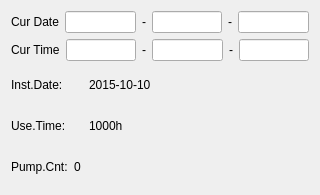
<?xml version="1.0" encoding="UTF-8"?>
<ui version="4.0">
 <class>TimePageClass</class>
 <widget class="QWidget" name="TimePageClass">
  <property name="geometry">
   <rect>
    <x>0</x>
    <y>0</y>
    <width>320</width>
    <height>195</height>
   </rect>
  </property>
  <property name="windowTitle">
   <string>Form</string>
  </property>
  <layout class="QVBoxLayout" name="verticalLayout">
   <item>
    <layout class="QHBoxLayout" name="horizontalLayout_2">
     <item>
      <widget class="QLabel" name="label_3">
       <property name="sizePolicy">
        <sizepolicy hsizetype="Expanding" vsizetype="Preferred">
         <horstretch>0</horstretch>
         <verstretch>0</verstretch>
        </sizepolicy>
       </property>
       <property name="text">
        <string>Cur Date</string>
       </property>
      </widget>
     </item>
     <item>
      <widget class="EditCtrl" name="yearEdit"/>
     </item>
     <item>
      <widget class="QLabel" name="label_8">
       <property name="text">
        <string>-</string>
       </property>
      </widget>
     </item>
     <item>
      <widget class="EditCtrl" name="monthEdit"/>
     </item>
     <item>
      <widget class="QLabel" name="label_17">
       <property name="text">
        <string>-</string>
       </property>
      </widget>
     </item>
     <item>
      <widget class="EditCtrl" name="dayEdit"/>
     </item>
    </layout>
   </item>
   <item>
    <layout class="QHBoxLayout" name="horizontalLayout_4">
     <item>
      <widget class="QLabel" name="label_6">
       <property name="sizePolicy">
        <sizepolicy hsizetype="Expanding" vsizetype="Preferred">
         <horstretch>0</horstretch>
         <verstretch>0</verstretch>
        </sizepolicy>
       </property>
       <property name="text">
        <string>Cur Time</string>
       </property>
      </widget>
     </item>
     <item>
      <widget class="EditCtrl" name="hourEdit"/>
     </item>
     <item>
      <widget class="QLabel" name="label_9">
       <property name="text">
        <string>-</string>
       </property>
      </widget>
     </item>
     <item>
      <widget class="EditCtrl" name="minEdit"/>
     </item>
     <item>
      <widget class="QLabel" name="label_18">
       <property name="text">
        <string>-</string>
       </property>
      </widget>
     </item>
     <item>
      <widget class="EditCtrl" name="secEdit"/>
     </item>
    </layout>
   </item>
   <item>
    <layout class="QHBoxLayout" name="horizontalLayout" stretch="2,5,1">
     <item>
      <widget class="QLabel" name="label_2">
       <property name="sizePolicy">
        <sizepolicy hsizetype="Expanding" vsizetype="Preferred">
         <horstretch>0</horstretch>
         <verstretch>0</verstretch>
        </sizepolicy>
       </property>
       <property name="text">
        <string>Inst.Date:</string>
       </property>
      </widget>
     </item>
     <item>
      <widget class="QLabel" name="instLabel">
       <property name="text">
        <string>2015-10-10</string>
       </property>
      </widget>
     </item>
     <item>
      <widget class="QLabel" name="label">
       <property name="text">
        <string/>
       </property>
      </widget>
     </item>
    </layout>
   </item>
   <item>
    <layout class="QHBoxLayout" name="horizontalLayout_3" stretch="2,5,1">
     <item>
      <widget class="QLabel" name="label_4">
       <property name="text">
        <string>Use.Time:</string>
       </property>
      </widget>
     </item>
     <item>
      <widget class="QLabel" name="usedTimeLbl">
       <property name="text">
        <string>1000h</string>
       </property>
      </widget>
     </item>
     <item>
      <widget class="QLabel" name="label_7">
       <property name="text">
        <string/>
       </property>
      </widget>
     </item>
    </layout>
   </item>
   <item>
    <layout class="QHBoxLayout" name="horizontalLayout_5" stretch="2,10">
     <item>
      <widget class="QLabel" name="label_10">
       <property name="sizePolicy">
        <sizepolicy hsizetype="Expanding" vsizetype="Preferred">
         <horstretch>0</horstretch>
         <verstretch>0</verstretch>
        </sizepolicy>
       </property>
       <property name="text">
        <string>Pump.Cnt:</string>
       </property>
      </widget>
     </item>
     <item>
      <widget class="QLabel" name="bltUsedLbl">
       <property name="sizePolicy">
        <sizepolicy hsizetype="Expanding" vsizetype="Preferred">
         <horstretch>0</horstretch>
         <verstretch>0</verstretch>
        </sizepolicy>
       </property>
       <property name="text">
        <string>0</string>
       </property>
      </widget>
     </item>
    </layout>
   </item>
  </layout>
 </widget>
 <customwidgets>
  <customwidget>
   <class>EditCtrl</class>
   <extends>QLineEdit</extends>
   <header>editctrl.h</header>
  </customwidget>
 </customwidgets>
 <resources/>
 <connections/>
</ui>
